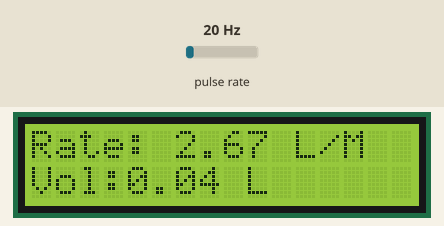
Recording of a sketch running on a simulated Arduino Uno, built with avr-gcc and run on an emulated ATmega328P. On the bench: 16×2 character LCD. Wiring (inferred from the names in the program): pulse sensor: data pin 2. The test bench sets the inputs (shaded band); at power-on: pulse rate 20 Hz. What the sketch prints to the serial monitor is not drawn.

Above: at 2.7 s.
2.8 s: pulse rate (sensor on pin 2) set to 4 Hz
At 3.6 s:
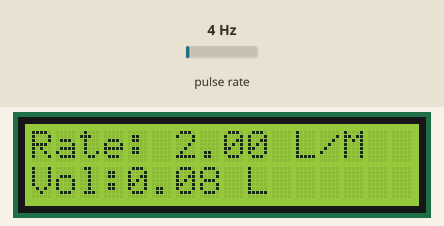
5.6 s: pulse rate (sensor on pin 2) set to 50 Hz
At 6.9 s:
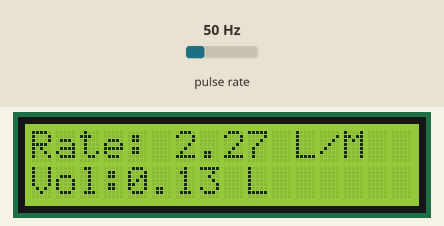
8.6 s: pulse rate (sensor on pin 2) set to 100 Hz
At 9.4 s:
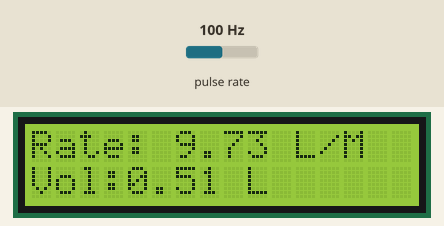
Timing chart, 0 to 11.6 s (numbered marks = the images above; inputs shaded):
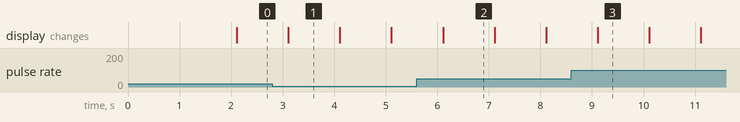

The sketch:

WATER_FLOW_SENSOR.ino
```cpp
#include<LiquidCrystal_I2C.h>
LiquidCrystal_I2C lcd(0x27,16,2);

volatile int flow_frequency; // Measures flow sensor pulses
// Calculated litres/hour
float vol = 0.0,l_minute;
unsigned char flowsensor = 2; // Sensor Input
unsigned long currentTime;
unsigned long cloopTime;

void flow () // Interrupt function
{
   flow_frequency++;
}
void setup()
{
  lcd.init();
   lcd.backlight();

   lcd.clear();
   lcd.print("  WATER  METER  ");
   delay(1000);

   pinMode(flowsensor, INPUT);
   digitalWrite(flowsensor, HIGH); // Optional Internal Pull-Up
   Serial.begin(9600);
   attachInterrupt(digitalPinToInterrupt(flowsensor), flow, RISING); // Setup Interrupt
   currentTime = millis();
   cloopTime = currentTime;
}
void loop ()
{
   currentTime = millis();
   if(currentTime >= (cloopTime + 1000))
   {
    cloopTime = currentTime; // Updates cloopTime
    if(flow_frequency != 0){
      // Pulse frequency (Hz) = 7.5Q, Q is flow rate in L/min.
      l_minute = (flow_frequency / 7.5); // (Pulse frequency x 60 min) / 7.5Q = flowrate in L/hour

      lcd.clear();
      lcd.setCursor(0,0);
      lcd.print("Rate: ");
      lcd.print(l_minute);
      lcd.print(" L/M");
      l_minute = l_minute/60;
      lcd.setCursor(0,1);
      vol = vol +l_minute;
      lcd.print("Vol:");
      lcd.print(vol);
      lcd.print(" L");

      Serial.print(vol); // Print litres/hour
      Serial.println(" L/Sec");
      flow_frequency = 0; // Reset Counter
      Serial.print(l_minute, DEC); // Print litres/hour
      Serial.println(" L/Sec");
    }
    else {
      Serial.println(" flow rate = 0 ");
      lcd.clear();
      lcd.setCursor(0,0);
      lcd.print("Rate: ");
      lcd.print( flow_frequency );
      lcd.print(" L/M");
      lcd.setCursor(0,1);
      lcd.print("Vol:");
      lcd.print(vol);
      lcd.print(" L");
    }
   }
}
```

Measured:
- what the display in image 1 shows lasts 1.0 s, from 3.1 s to 4.1 s
